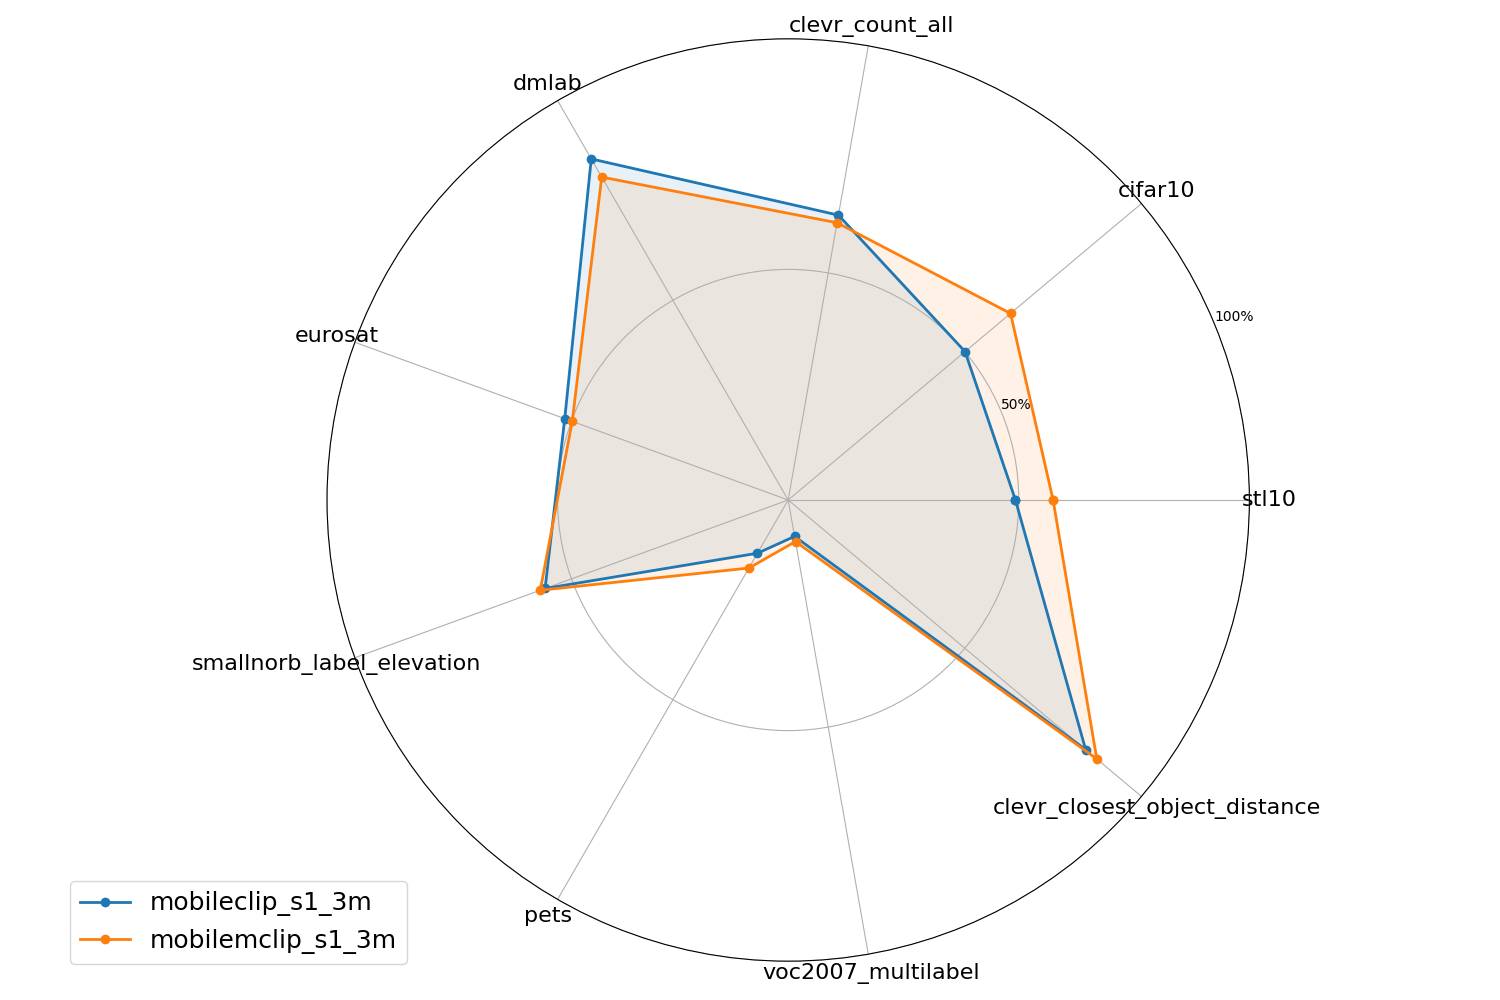

Generate this figure with Python:
import json
import matplotlib.pyplot as plt
import numpy as np

def load_data(file_path):
    data = []
    with open(file_path, 'r', encoding='utf-8') as f:
        for line_number, line in enumerate(f, 1):
            try:
                line = line.strip()
                if line:
                    json_obj = json.loads(line)
                    data.append(json_obj)
            except json.JSONDecodeError as e:
                print(f"Error parsing line {line_number} in {file_path}: {e}")
            except Exception as e:
                print(f"Unexpected error on line {line_number} in {file_path}: {e}")
    return data

def process_data(data, model_name):
    processed = {}
    for item in data:
        dataset = item['dataset'].split('/')[-1]
        metrics = item['metrics']
        if 'image_retrieval_recall@5' in metrics:
            processed[dataset] = metrics['image_retrieval_recall@5']
        elif 'text_retrieval_recall@5' in metrics:
            processed[dataset] = metrics['text_retrieval_recall@5']
        elif 'acc5' in metrics:
            processed[dataset] = metrics['acc5']
        elif 'mean_average_precision' in metrics:
            processed[dataset] = metrics['mean_average_precision']
        else:
            print(f"No suitable metric found for dataset {dataset} in model {model_name}")
    return {model_name: processed}

def visualize_data(all_data, selected_datasets, models):
    plot_data = {model: [all_data[model].get(dataset, 0) for dataset in selected_datasets] for model in models if model in all_data}

    fig, ax = plt.subplots(figsize=(15, 10), subplot_kw=dict(projection='polar'))

    angles = np.linspace(0, 2*np.pi, len(selected_datasets), endpoint=False)
    angles = np.concatenate((angles, [angles[0]]))

    colors = ['#1f77b4', '#ff7f0e', '#2ca02c', '#d62728']
    for model, color in zip(models, colors):
        if model in plot_data:  # 모델 데이터 존재 확인
            values = plot_data[model]
            values = np.concatenate((values, [values[0]]))
            ax.plot(angles, values, 'o-', linewidth=2, color=color, label=model)
            ax.fill(angles, values, alpha=0.1, color=color)

    ax.set_xticks(angles[:-1])
    ax.set_xticklabels(selected_datasets, fontsize=16)
    ax.set_ylim(0, 1.0)  # y축 범위를 0~1.0 (100%)로 설정
    ax.set_yticks([0.5, 1.0])  # y축 눈금을 50%와 100%로 설정
    ax.set_yticklabels(['50%', '100%'])  # y축 레이블을 50%와 100%만 표시

    plt.legend(loc='upper right', bbox_to_anchor=(0.1, 0.1), fontsize=18)  # 모델명 글씨 크기를 크게 설정
    plt.tight_layout()
    plt.show()

    output_filename = 'plot.png'
    plt.savefig(output_filename)  # plt.show() 대신 plt.savefig() 사용
    print(f"Plot saved to {output_filename}")  # 저장 메시지 출력

    plt.close(fig)

# --- 메인 실행 부분 ---
models = ['mobileclip_s1_3m', 'mobilemclip_s1_3m']

# 모든 데이터셋을 포함하도록 수정
selected_datasets = ['stl10', 'cifar10', 'clevr_count_all', 'dmlab', 'eurosat', 'smallnorb_label_elevation', "pets", "voc2007_multilabel", 'clevr_closest_object_distance']
all_data = {}

for model in models:
    file_path = f'results/{model}.jsonl'
    try:
        data = load_data(file_path)
        all_data.update(process_data(data, model))
    except FileNotFoundError:
        print(f"File not found: {file_path}")
    except Exception as e:
        print(f"Error processing {file_path}: {e}")

visualize_data(all_data, selected_datasets, models)
